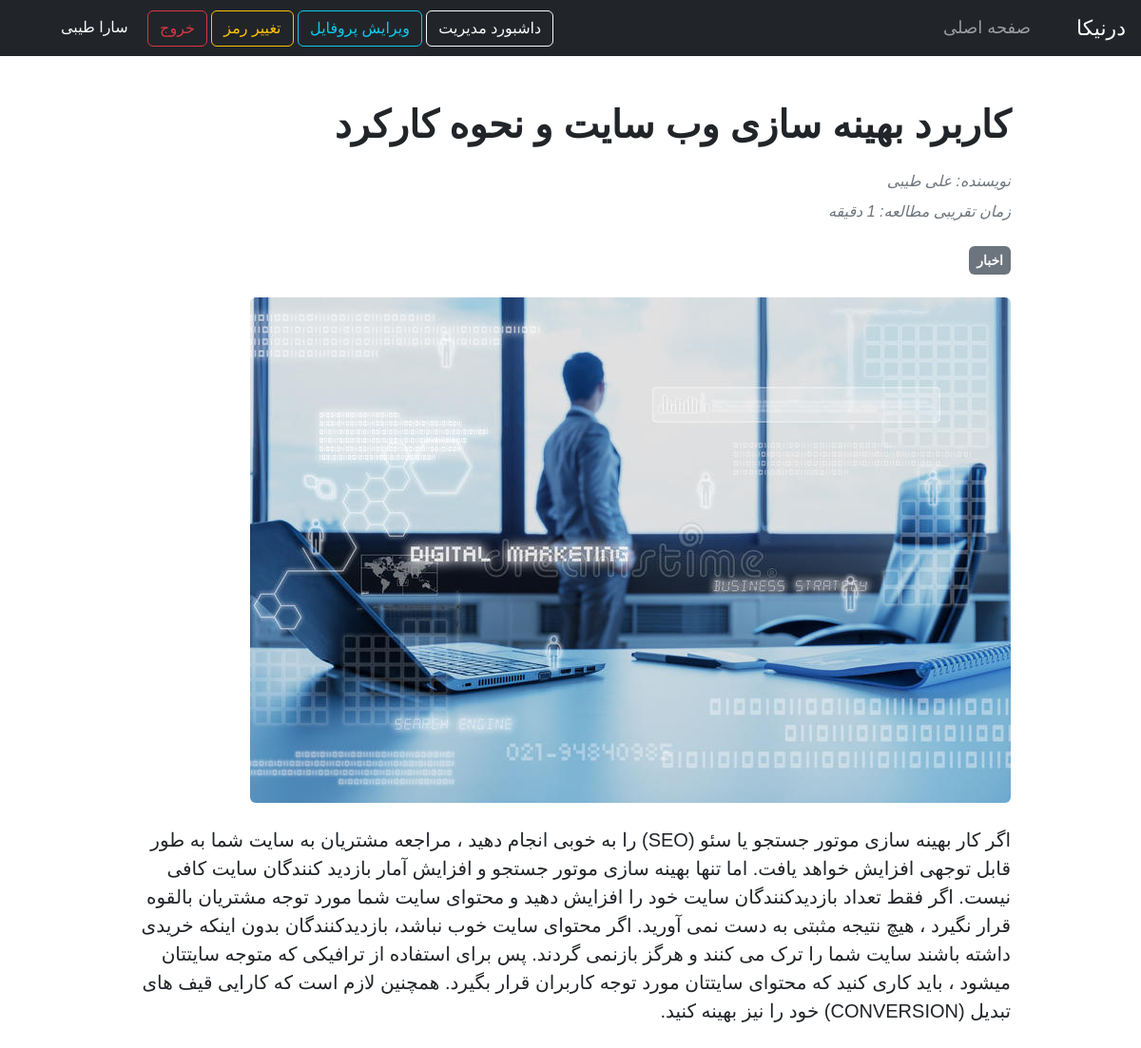
The page /show-post.php?post_id=2 (signed in) on the database its author committed.
### tables this page shows
CREATE TABLE `members` (
  `id` int(11) NOT NULL,
  `first_name` varchar(255) NOT NULL,
  `last_name` varchar(255) NOT NULL,
  `nation_code` varchar(255) NOT NULL,
  `phone_number` varchar(255) NOT NULL,
  `birth_date` date DEFAULT NULL,
  `gender` varchar(255) NOT NULL,
  `military` varchar(255) DEFAULT NULL,
  `email` varchar(255) NOT NULL,
  `image` varchar(255) DEFAULT NULL,
  `username` varchar(255) NOT NULL,
  `password` varchar(255) NOT NULL,
  `province` varchar(255) DEFAULT NULL,
  `city` varchar(255) DEFAULT NULL,
  `membership_date` date NOT NULL,
  `vkey` varchar(255) NOT NULL,
  `verified` tinyint(255) NOT NULL DEFAULT 0,
  `member_type_id` tinyint(4) NOT NULL DEFAULT 3
);

CREATE TABLE `posts` (
  `id` int(11) NOT NULL,
  `title` varchar(255) NOT NULL,
  `category` varchar(255) NOT NULL,
  `author_id` int(11) NOT NULL,
  `image` varchar(255) NOT NULL,
  `description` text NOT NULL,
  `reading_time` varchar(255) NOT NULL
);

### show-post.php (called while the page is built)
<?php
include("templates/_head.php");
?>
<?php
include("templates/_navbar.php");
include("templates/_show-post.php");
?>
<?php
include("templates/_foot.php");
?>

### database/Permission.php (called while the page is built, shortened)
<?php
class Permission
{
    protected $host = "localhost";
    protected $user = "root";
    protected $password = "";
    protected $db_name = "dornica";
    public $connection = null;
    public function __construct()
    {
        $this->connection = mysqli_connect($this->host, $this->user, $this->password, $this->db_name);
    }
    public function getPermissionTypeById($id)
    {
        $query = "SELECT * FROM `permissions` WHERE `id`='$id'";
        $result = $this->connection->query($query);
        $result = mysqli_fetch_array($result, MYSQLI_ASSOC);
        return $result['type'];
    }
}

### functions/registration-functions.php (called while the page is built, shortened)
<?php
require("database/Member.php");
require("database/Post.php");
require("database/Permission.php");
$member = new Member();
$post = new Post();
$permission = new Permission();

### database/Member.php (called while the page is built, shortened)
<?php
class Member
{
    protected $host = "localhost";
    protected $user = "root";
    protected $password = "";
    protected $db_name = "dornica";
    public $connection = null;
    public function __construct()
    {
        $this->connection = mysqli_connect($this->host, $this->user, $this->password, $this->db_name);
    }
    public function getMemberById($id)
    {
        $query = "SELECT  * FROM `members` WHERE `id` = '$id'";
        $result = $this->connection->query($query);
        $result = mysqli_fetch_array($result, MYSQLI_ASSOC);
        return $result;
    }
}

### database/Post.php (called while the page is built, shortened)
<?php
class Post
{
    protected $host = "localhost";
    protected $user = "root";
    protected $password = "";
    protected $db_name = "dornica";
    public $connection = null;
    public function __construct()
    {
        $this->connection = mysqli_connect($this->host, $this->user, $this->password, $this->db_name);
    }
    public function getPostById($id)
    {
        $query = "SELECT * FROM `posts` WHERE `id`='$id'";
        $result = $this->connection->query($query);
        $result = mysqli_fetch_array($result, MYSQLI_ASSOC);
        return $result;
    }
}

### templates/_show-post.php (the view, shortened to what this page needs)
<?php
if (isset($_GET['post_id'])) {
    $current_post = $post->getPostById($_GET['post_id']);
}
?>
<section>
    <div class="container mt-5">
        <div class="row">
            <div class="col-lg-10 mx-auto">
                <article>
                    <header class="mb-4">
                        <h1 class="fw-bolder mb-4"><?php echo $current_post['title']; ?></h1>
                        <div class="text-muted fst-italic my-2">نویسنده:
                            <?php $post_author = $member->getMemberById($current_post['author_id']);
                            echo $post_author['first_name']." ".$post_author['last_name'];
                            ?>
                        </div>
                        <div class="text-muted fst-italic mb-4">زمان تقریبی مطالعه:
                            دقیقه
                        </div>
                        <span class="badge  bg-secondary text-decoration-none link-light p-2 font-size-14 font-vazir">
                            <?php echo $current_post['category']; ?>
                        </span>
                    </header>
                    <figure class="mb-4">
                        <img class="img-fluid rounded"
                             src="<?php echo $current_post['image']; ?>" alt="PostImage"/>
                    </figure>
                    <section class="mb-5">
                        <p class="fs-5 mb-4">
                            <?php echo $current_post['description']; ?>
                        </p>
                    </section>
                </article>
            </div>
        </div>
    </div>
</section>

### templates/_navbar.php (shortened to what this page needs)
<section class="w-100" xmlns="http://www.w3.org/1999/html">
    <nav class="navbar navbar-expand-lg navbar-dark bg-dark text-light">
        <a class="navbar-brand font-lalezar font-size-22" href="index.php">درنیکا</a>
        <div class="collapse navbar-collapse" id="navbarSupportedContent">
            <ul class="navbar-nav mr-auto">
                <li class="nav-item active">
                    <a class="nav-link font-lalezar font-size-18" href="index.php">صفحه اصلی</a>
                </li>
            </ul>
        </div>
        <?php if (isset($_SESSION['is_login']) && isset($_SESSION['user_id'])) {
            $current_member = $member->getMemberById($_SESSION['user_id']); ?>
            <form action="" method="POST">
                <div class="my-2 mx-5 my-lg-0">
                    <?php
                    $member_type = $permission->getPermissionTypeById($current_member['member_type_id']);
                    if ($member_type == 'manager') { ?>
                        <a href="admin-welcome.php" class="btn btn-outline-light my-2 my-sm-0">
                            <?php echo 'داشبورد مدیریت'; ?>
                        </a>
                    <?php }
                    else if ($member_type == 'author') { ?>
                        <a href="admin-welcome.php" class="btn btn-outline-light my-2 my-sm-0">
                            <?php echo 'داشبورد نویسنده'; ?>
                        </a>
                    <?php } ?>
                    <a href="edit-profile.php"
                       class="btn btn-outline-info my-2 my-sm-0">ویرایش پروفایل
                    </a>
                    <a href="change-password.php"
                       class="btn btn-outline-warning my-2 my-sm-0">تغییر رمز</a>
                    <button type="submit" name="logout_submit"
                            class="btn btn-outline-danger my-2 my-sm-0">
                        خروج
                    </button>
                    <span class="btn-outline-warning my-2 my-sm-0 mx-3">
                        <?php echo $current_member['first_name'] . " " . $current_member['last_name']; ?>
                    </span>
                </div>
            </form>
        <?php } ?>
    </nav>
</section>

### css/style.css (style rules this page uses)
.font-poppins { font-family: 'Poppins', sans-serif; }
.font-vazir { font-family: 'vazir', sans-serif; }
.font-lalezar { font-family: 'Lalezar', sans-serif; }
.font-size-22 { font-size: 22px; }
.font-size-18 { font-size: 18px; }
.font-size-14 { font-size: 14px; }
a { text-decoration: none; }

### rows shown on the page
members: first_name "سارا", last_name "طیبی"
posts: title "کاربرد بهینه سازی وب سایت و نحوه کارکرد", category "اخبار", image (picture), description "اگر کار بهینه سازی موتور جستجو یا سئو (SEO) را به خوبی انجام دهید ، مراجعه مشتریان به سایت شما به طور قابل توجهی افزایش خواهد یافت. اما تنها بهینه سازی موتور جستجو و افزایش آمار بازدید کنندگان سایت کافی نیست. اگر فقط تعداد بازدیدکنندگان سایت خود را افزایش دهید و محتوای سایت شما مورد توجه مشتریان بالقوه قرار نگیرد ، هیچ نتیجه مثبتی به دست نمی آورید. اگر محتوای سایت خوب نباشد، بازدیدکنندگان بدون اینکه خریدی داشته باشند سایت شما را ترک می کنند و هرگز بازنمی گردند. پس برای استفاده از ترافیکی که متوجه سایتتان میشود ، باید کاری کنید که محتوای سایتتان مورد توجه کاربران قرار بگیرد. همچنین لازم است که کارایی قیف های تبدیل (CONVERSION) خود را نیز بهینه کنید."
members: first_name "علی", last_name "طیبی"
